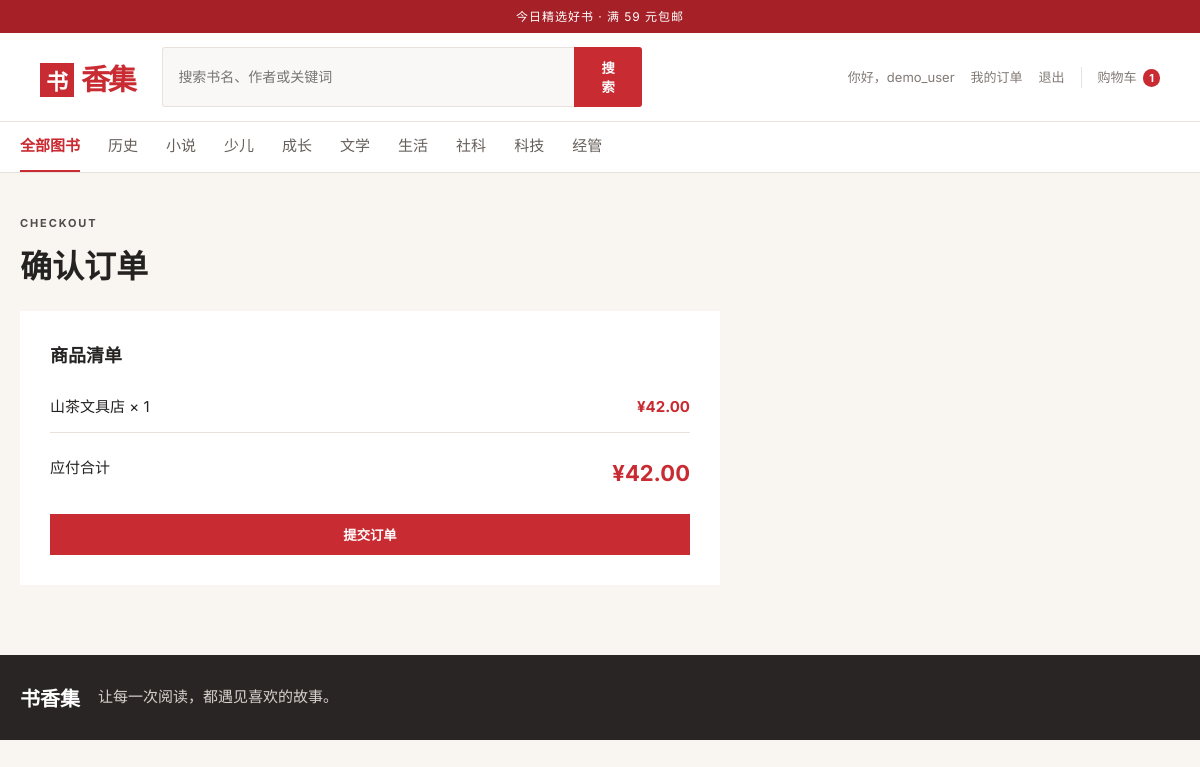
Page /checkout (signed in) on the committed database.
### tables this page shows
CREATE TABLE cart_items (
            id INTEGER PRIMARY KEY AUTOINCREMENT,
            user_id INTEGER NOT NULL REFERENCES users(id) ON DELETE CASCADE,
            book_id INTEGER NOT NULL REFERENCES books(id) ON DELETE CASCADE,
            quantity INTEGER NOT NULL DEFAULT 1 CHECK (quantity > 0),
            UNIQUE(user_id, book_id)
        );

CREATE TABLE books (
            id INTEGER PRIMARY KEY AUTOINCREMENT,
            title TEXT NOT NULL,
            author TEXT NOT NULL,
            category TEXT NOT NULL,
            price REAL NOT NULL CHECK (price >= 0),
            description TEXT NOT NULL,
            cover TEXT NOT NULL
        );

### app.py (the view, shortened to what this page needs)
@app.route("/checkout", methods=["GET", "POST"])
@login_required
def checkout():
    db = get_db()
    items = db.execute(
        """
        SELECT cart_items.book_id, cart_items.quantity, books.title, books.price,
               books.price * cart_items.quantity AS subtotal
        FROM cart_items JOIN books ON books.id = cart_items.book_id
        WHERE cart_items.user_id = ?
        """,
        (session["user_id"],),
    ).fetchall()
    if not items:
        flash("购物车还是空的，先去挑几本书吧。", "warning")
        return redirect(url_for("index"))
    total = sum(item["subtotal"] for item in items)
    return render_template("checkout.html", items=items, total=total)

### app.py (called while the page is built)
def get_db() -> sqlite3.Connection:
    if "db" not in g:
        Path(app.config["DATABASE"]).parent.mkdir(parents=True, exist_ok=True)
        g.db = sqlite3.connect(app.config["DATABASE"])
        g.db.row_factory = sqlite3.Row
        g.db.execute("PRAGMA foreign_keys = ON")
    return g.db

@app.context_processor
def inject_navigation() -> dict[str, object]:
    categories = get_db().execute(
        "SELECT DISTINCT category FROM books ORDER BY category"
    ).fetchall()
    cart_count = 0
    if session.get("user_id"):
        row = get_db().execute(
            "SELECT COALESCE(SUM(quantity), 0) AS count FROM cart_items WHERE user_id = ?",
            (session["user_id"],),
        ).fetchone()
        cart_count = row["count"]
    return {"nav_categories": categories, "cart_count": cart_count}

def login_required(view):
    @wraps(view)
    def wrapped(*args, **kwargs):
        if "user_id" not in session:
            flash("请先登录后继续。", "warning")
            return redirect(url_for("login", next=request.path))
        return view(*args, **kwargs)
    return wrapped

### templates/checkout.html (shortened to what this page needs)
{% extends "base.html" %}
{% block content %}
<div class="page-title"><p class="eyebrow">CHECKOUT</p><h1>确认订单</h1></div>
<section class="checkout-card"><div><h2>商品清单</h2>{% for item in items %}<div class="checkout-line"><span>{{ item['title'] }} × {{ item['quantity'] }}</span><strong>¥{{ '%.2f'|format(item['subtotal']) }}</strong></div>{% endfor %}</div><div class="checkout-total"><span>应付合计</span><strong>¥{{ '%.2f'|format(total) }}</strong></div><form method="post"><button class="button full-button" type="submit">提交订单</button></form></section>
{% endblock %}

### static/css/style.css (style rules this page uses)
:root { --red: #c92b32; --deep-red: #a62027; --ink: #252322; --muted: #817a76; --cream: #f9f6f1; --line: #e9e2dc; }
* { box-sizing: border-box; }
body { margin: 0; color: var(--ink); background: var(--cream); font: 15px/1.6 Inter, "Microsoft YaHei", sans-serif; }
.search-form button, .button { background: var(--red); border: 0; color: #fff; cursor: pointer; font-weight: 600; padding: 11px 23px; }
.eyebrow { font-size: 11px; font-weight: 700; letter-spacing: .17em; margin: 0 0 8px; opacity: .8; }
.section-head h2, .page-title h1 { font: 900 28px "Noto Serif SC", serif; margin: 0; }
.full-button { display: block; text-align: center; width: 100%; }
.page-title { margin: 42px 0 24px; }
.page-title h1 { font-size: 32px; }
.cart-items, .summary, .checkout-card, .order-detail-card { background: #fff; }
.summary h2, .checkout-card h2 { font: 700 18px "Noto Serif SC", serif; margin-top: 0; }
.checkout-card, .order-detail-card { margin-bottom: 70px; max-width: 700px; padding: 30px; }
.checkout-line { border-bottom: 1px solid var(--line); display: flex; justify-content: space-between; padding: 13px 0; }
.checkout-line strong { color: var(--red); }
.checkout-total, .summary-total { display: flex; justify-content: space-between; margin: 23px 0; }
.checkout-total strong { color: var(--red); font-size: 22px; }

### rows in the picture
cart_items: title "山茶文具店", quantity "1", subtotal "42.00"

### other values in the picture
{{ session.get('username') }} "demo_user"
{{ cart_count }} "1"
{{ category['category'] }} "历史" "小说" "少儿" "成长" "文学" "生活" "社科" "科技" "经管"
{{ '%.2f'|format(total) }} "42.00"
